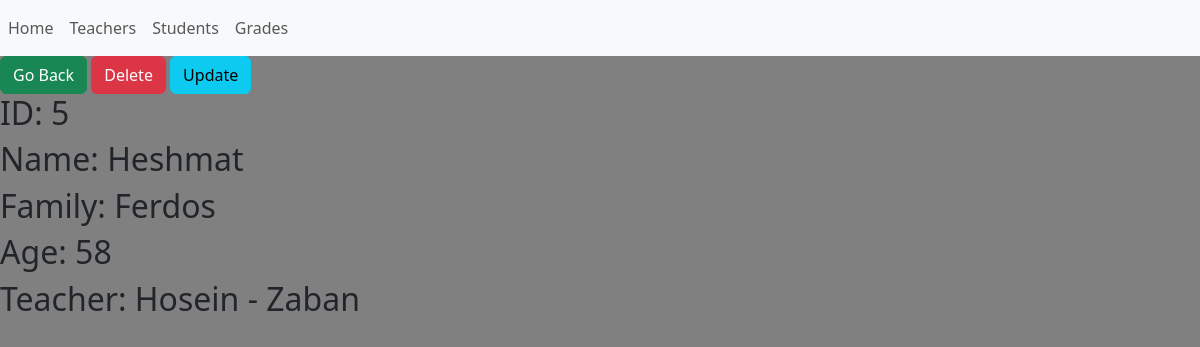
/student/5, run on an earlier commit of the app's database.
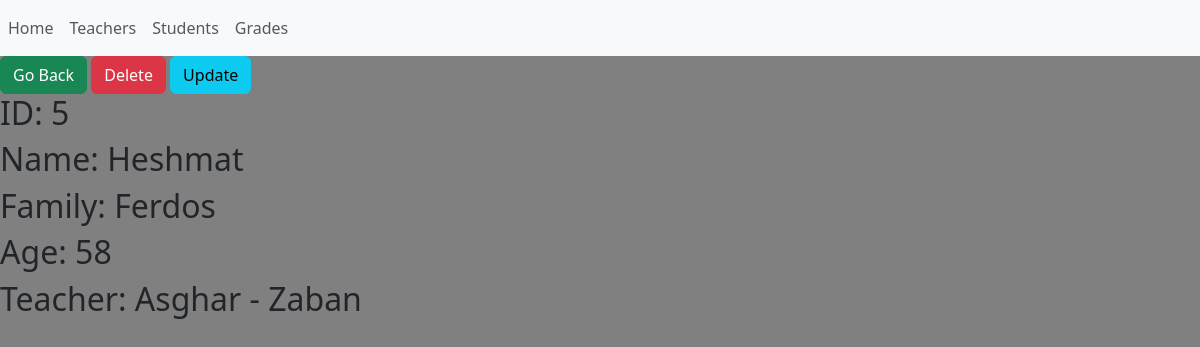
And on a later commit of the database.
### school/models.py (models this page shows, shortened)
class Student(models.Model):
    name = models.CharField(max_length=20)
    family = models.CharField(max_length=20)
    age = models.IntegerField()
    teacher = models.ForeignKey(Teacher, on_delete=models.CASCADE)

class Teacher(models.Model):
    name = models.CharField(max_length=20)
    subject = models.CharField(max_length=20)
    def __str__(self):
        return f"{self.name} - {self.subject}"

### school/views.py (the view)
# urls.py: path('student/<int:id>', views.student, name='student'),
def student(request, id):
    s = Student.objects.get(id=id)
    return render(request, 'school/student.html', {'s': s})

### school/templates/school/student.html (shortened to what this page needs)
{% extends 'base.html' %}
{% block content %}
  <a href="{% url 'students_list' %}" class="btn btn-success">Go Back</a>
  <a onclick=confirmDelete() class="btn btn-danger">Delete</a>
  <a href="" class="btn btn-info">Update</a>
  <h2>ID: {{ s.id }}</h2>
  <h2>Name: {{ s.name }}</h2>
  <h2>Family: {{ s.family }}</h2>
  <h2>Age: {{ s.age }}</h2>
  <h2>Teacher: {{ s.teacher }}</h2>
{% endblock %}
{% block bgcolor %}
  gray
{% endblock %}

What changed in the data, as far as the page shows it:
changed through a linked row, Student "Heshmat": teacher "Hosein - Zaban" → "Asghar - Zaban"
